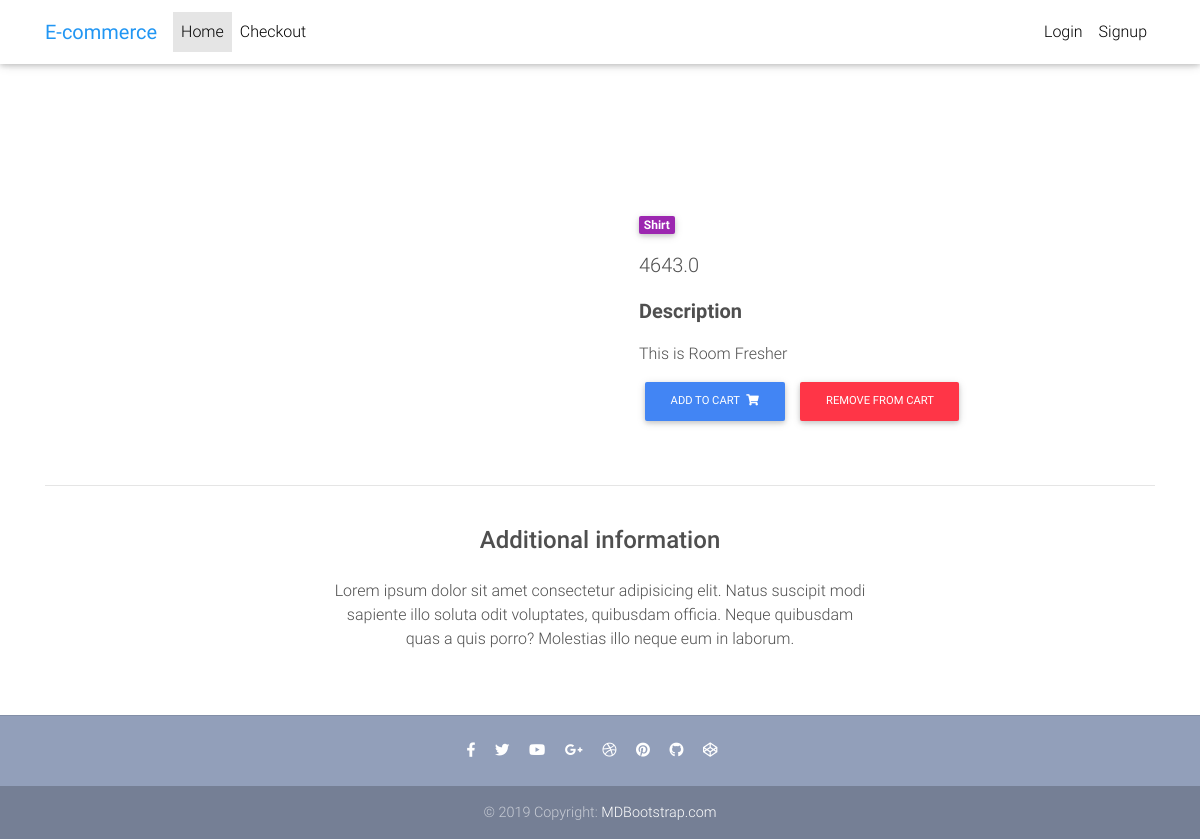
The page /product/test-product-2/ on the database its author committed.
### app/models.py (models this page shows, shortened)
class Item(models.Model):
    title = models.CharField(max_length=100)
    price = models.FloatField()
    discount_price = models.FloatField(blank=True, null=True)
    category = models.CharField(choices=CATEGORY_CHOICES, max_length=2)
    label = models.CharField(choices=LABEL_CHOICES, max_length=1)
    slug = models.SlugField()
    description = models.TextField()
    image = models.ImageField(blank=True, null=True)
    def get_add_to_cart_url(self):
        return reverse("app:add-to-cart", kwargs={
            'slug': self.slug
        })
    def get_remove_from_cart_url(self):
        return reverse("app:remove-from-cart", kwargs={
            'slug': self.slug
        })

### app/views.py (the view)
# urls.py: path('product/<slug>/', ItemDetailView.as_view(), name='product'),
class ItemDetailView(DetailView):
    model = Item
    template_name = "products.html"

### templates/products.html (shortened to what this page needs)
{% extends "base.html" %}
{% block content %}
  <main class="mt-5 pt-4">
    <div class="container dark-grey-text mt-5">
      <div class="row wow fadeIn">
        <div class="col-md-6 mb-4">
        </div>
        <div class="col-md-6 mb-4">
          <div class="p-4">
            <div class="mb-3">
              <a href="">
                <span class="badge purple mr-1">{{ object.get_category_display }}</span>
              </a>
            </div>
            <p class="lead">
                {% if object.discount_price %}
                <span class="mr-1">
                  <del>${{ object.price }} </del>
                </span>
                <span>${{ object.discount_price }}</span>
                {% else %}
                <span>{{ object.price }}</span>
                {% endif %}
            </p>
            <p class="lead font-weight-bold">Description</p>
            <p>{{ object.description }}</p>
            <a href="{{ object.get_add_to_cart_url }}" class="btn btn-primary btn-md my-0 p">
              Add to cart
                <i class="fas fa-shopping-cart ml-1"></i>
            </a>
            <a href="{{ object.get_remove_from_cart_url }}" class="btn btn-danger btn-md my-0 p">
              Remove from cart
            </a>
          </div>
        </div>
      </div>
      <hr>
      <div class="row d-flex justify-content-center wow fadeIn">
        <div class="col-md-6 text-center">
          <h4 class="my-4 h4">Additional information</h4>
          <p>Lorem ipsum dolor sit amet consectetur adipisicing elit. Natus suscipit modi sapiente illo soluta odit
            voluptates,
            quibusdam officia. Neque quibusdam quas a quis porro? Molestias illo neque eum in laborum.</p>
        </div>
      </div>
      <div class="row wow fadeIn">
      </div>
    </div>
  </main>
{% endblock %}

### templates/base.html (style rules this page uses)
html, body, header, .carousel { height: 60vh; }

### rows shown on the page
Item: category "Shirt", price "4643.0", description "This is Room Fresher"
